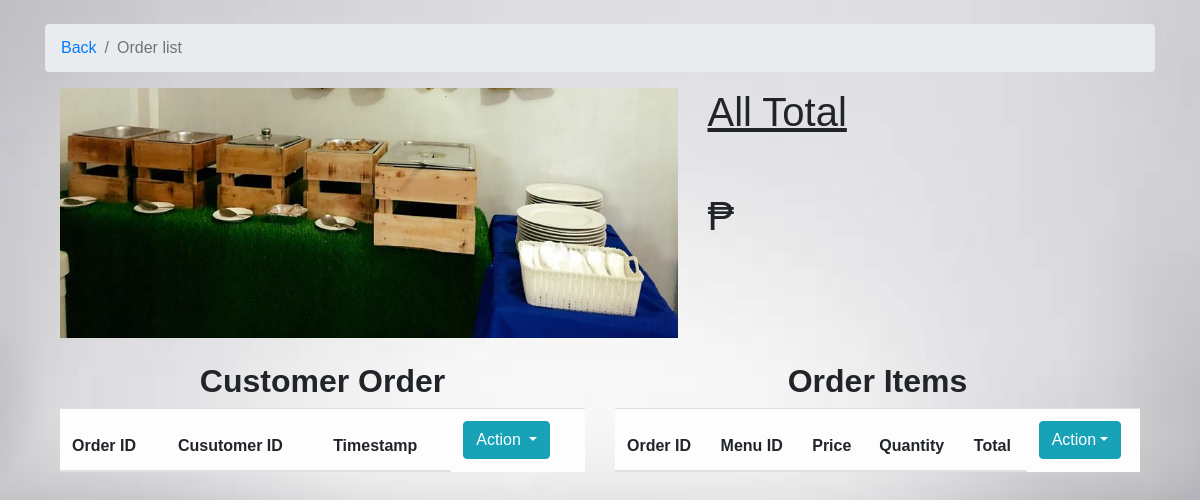
Before: /order.php with the older database file.
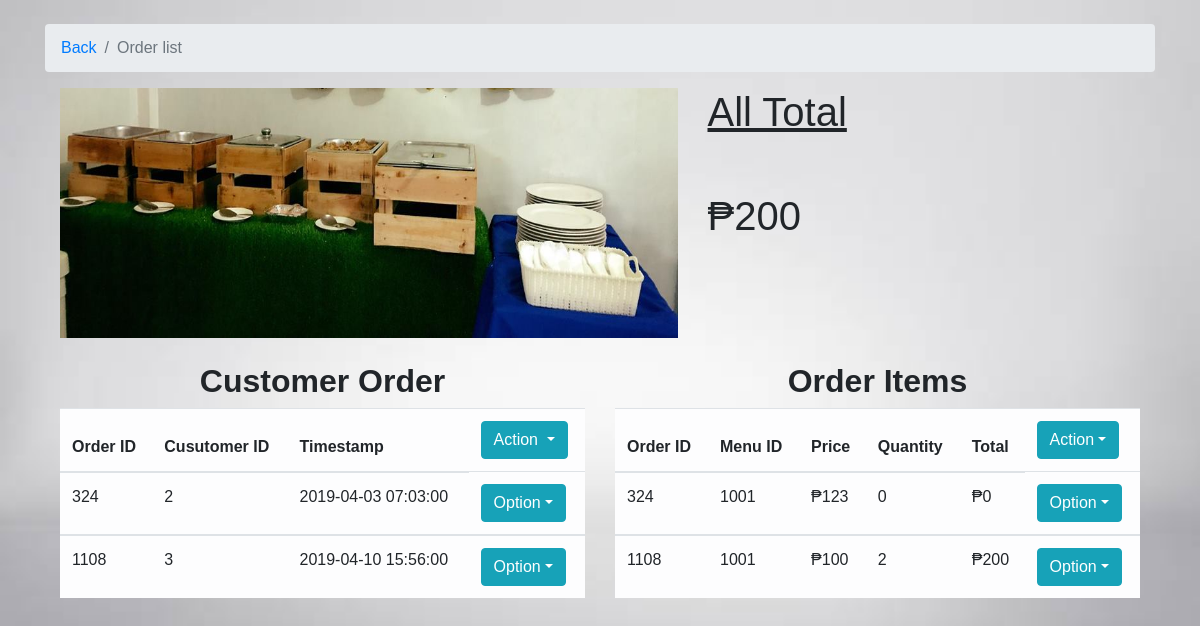
After: the same page with the newer database file.
### tables this page shows
CREATE TABLE `customer_order` (
  `order_id` int(11) NOT NULL,
  `customer_id` int(11) NOT NULL,
  `timestamp` timestamp NOT NULL DEFAULT CURRENT_TIMESTAMP ON UPDATE CURRENT_TIMESTAMP
);

CREATE TABLE `order_item` (
  `order_id` int(11) NOT NULL,
  `menu_id` int(11) NOT NULL,
  `price` decimal(10,0) NOT NULL,
  `quantity` int(11) NOT NULL
);

### order.php (the view, shortened to what this page needs)
<?php
	if(isset($_POST['btn_search']))
	{
    $search = $_POST['search'];
		$query = "SELECT * FROM `customer_order` WHERE CONCAT(`order_id`, `customer_id`, 'timestamp') LIKE '%".$search."%'";
		$search_result = filterTable($query);
	}
	else {
		$query = "SELECT * FROM `customer_order`";
		$search_result = filterTable($query);
	}
	function filterTable($query)
	{
		$connect = mysqli_connect("localhost", "root", "", "kusina online");
		$filter_Result = mysqli_query($connect, $query);
		return $filter_Result;
	}
?>
<!DOCTYPE html>
<html>
<head>
		<link rel="stylesheet" href="style.css">
		<link rel="stylesheet" href="bootstrap-4.0.0-beta.3-dist/css/bootstrap.min.css">
		<link rel="stylesheet" href="bootstrap-4.0.0-beta.3-dist/jss/bootstrap.js">
		<link rel="stylesheet" href="style.css" type="text/css">
</head>
<body><br/>
	<form action="order.php" method="POST">
	<div class="container">
		<nav aria-label="breadcrumb">
		<ol class="breadcrumb">
		<li class="breadcrumb-item"><a href="home.php">Back</a></li>
		<li class="breadcrumb-item active" aria-current="page">Order list</li>
	</ol>
	</nav>
	<div class="container">
		<div class="row">
		<div class="col-md-7">
		<div class="thumbnail">
		<img src="images/kusina1.jpg" style="width:100%" height="250">
	</div>
	</div>
	<div class="col-md-4">
			<h1><u>All Total</u></h1>
			<?php
							$con = new mysqli("localhost", "root", "", "kusina online");
							$sql = "SELECT SUM(price*quantity) as `total` FROM order_item ";
							$querytotal = mysqli_query($con,$sql);
					?>
					<?php while($row = mysqli_fetch_array($querytotal)):?><br><br>
					<h1><span><?php echo "&#8369;".$row['total'];?></span></h1>
			<?php endwhile; ?>
		</div>
		</div>
<br/>
		<div class="row">
		<div class="col-sm-6">
		<center><h2><b> Customer Order </center></b></h2>
		<div class="table-responsive">
		<table class="table table-hover table-light">
		<thead>
		<tr>
			<th>Order ID</th>
			<th>Cusutomer ID</th>
			<th>Timestamp</th>
		<td>
			<div class="btn-group">
			<button type="button" class="btn btn-info dropdown-toggle" data-toggle="dropdown" aria-haspopup="true" aria-expanded="false">Action
			</button>
			</div>
			</td>
		</tr>
		</thead>
		<?php while($row = mysqli_fetch_array($search_result)):?>
			<tbody>
			<tr>
				<td><?php echo $row['order_id'];?></td>
				<td><?php echo $row['customer_id'];?></td>
				<td><?php echo $row['timestamp'];?></td>
			<td>
			<div class="btn-group">
			<button type="button" class="btn btn-info dropdown-toggle" data-toggle="dropdown" aria-haspopup="true" aria-expanded="false">Option</button>
			</div>
			</td>
			</tr>
			</tbody>
			<?php endwhile;?>
			</table>
			</div>
			</div>
		<div class="col-sm-6">
		<center><h2><b> Order Items </center></b></h2>
		<div class="table-responsive">
		<table class="table table-hover table-light">
		<thead>
		<tr>
			<th>Order ID</th>
			<th>Menu ID</th>
			<th>Price</th>
			<th>Quantity</th>
			<th>Total</th>
		<td>
			<div class="btn-group">
			<button type="button" class="btn btn-info dropdown-toggle" data-toggle="dropdown" aria-haspopup="true" aria-expanded="false">Action</button>
			</div>
			</td>
			</tr>
		</thead>
				<?php
							$con = new mysqli("localhost", "root", "", "kusina online");
							$sql = "SELECT * FROM order_item ";
							$queryorderitem = mysqli_query($con,$sql);
					?>
				<?php while($row = mysqli_fetch_array($queryorderitem)):?>
				<?php
						$x=$row['order_id'];
						$y=$row['menu_id'];
						$j=$row['price'];
						$k=$row['quantity'];
						$m= $j*$k;
				?>
			<tbody>
	<tr>
			<td><?php echo $x;?></td>
			<td><?php echo $y;?></td>
			<td><?php echo "&#8369;" .$j;?></td>
			<td><?php echo $k;?></td>
			<td><?php echo "&#8369;" .$m;?></td>
	  <td>
			<div class="btn-group" role="group">
					<button type="button" class="btn btn-info dropdown-toggle" data-toggle="dropdown" aria-haspopup="true" aria-expanded="false">Option</button>
			</div>
	  </td>
	</tr>
</tbody>
<?php endwhile;?>
			</table>
			</div>
			</div>
</body>
</html>

### style.css (style rules this page uses)
body { margin: 0; padding: 0; background-image:url(images/background.jpg); background-size: cover; background-repeat:no-repeat; font-family: sans-serif; font-family: arial; }

Changed rows visible on the page:
added customer_order: order_id "324", customer "2", timestamp "2019-04-03 07:03:00"
added customer_order: order_id "1108", customer "3", timestamp "2019-04-10 15:56:00"
added order_item: order_id "324", menu "1001", price "123", quantity "0"
added order_item: order_id "1108", menu "1001", price "100", quantity "2", m "200"
Other visible differences:
new list line: "₱ 200"
